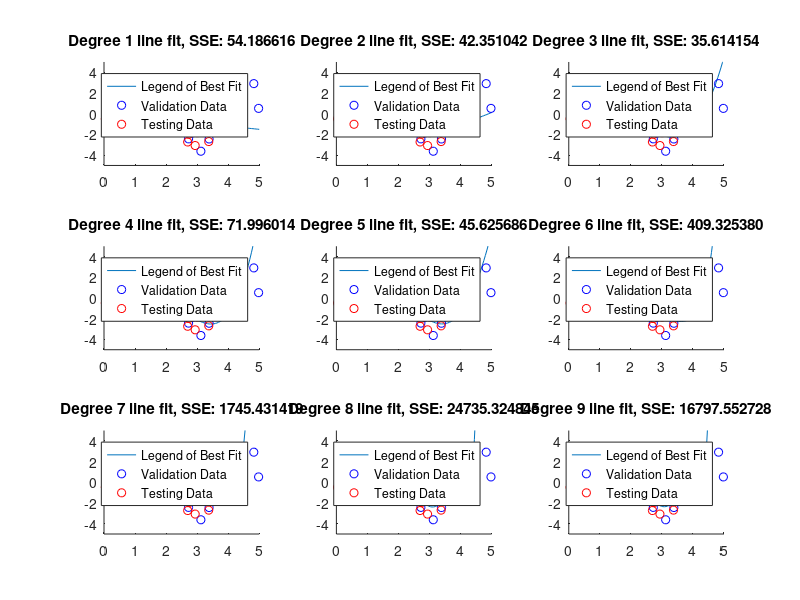
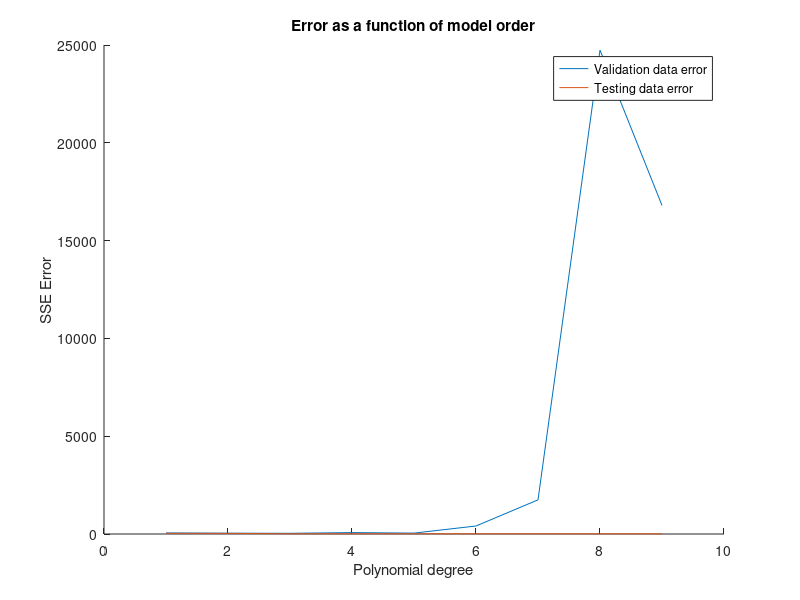

Write MATLAB code to recreate these figures, in order.
% Plot f(x) = 2*sin(1.5x)

x = linspace(0, 5);
y = 2 * sin(1.5 * x);


num = 20;

% Calculate the random readings
err = randn(num, 1);
upper = 5;
lower = 0;

% Testing data
test_x = (upper - lower) .* rand(num, 1) + lower;
test_expected_y = 2 * sin(1.5 * test_x);
test_y = test_expected_y + err;

% Validation data
validation_x = (upper - lower) .* rand(num, 1) + lower;
validation_expected_y = 2 * sin(1.5 * validation_x);
validation_y = validation_expected_y + err;

% Create the first plot
figure;

hold on;
plot(x, y);
scatter(test_x, test_y);
axis([0, 5, -5, 5]);
title('Function and data');
hold off;

SSE_list_validation = zeros(1, 9);
SSE_list_test = zeros(1, 9);

% Do the lines of best fit
for degree = 1:9
   subplot(3, 3, degree);
   
   hold on;
   % Fit to the testing data
   p = polyfit(test_x, test_y, degree);
   % p = polyfit(validation_x, validation_y, degree);
   y = polyval(p, x);
   plot(x, y);
   
   % Calculate the error on the validation data
   r = (validation_y - polyval(p, validation_x)) .^ 2;
   SSE_val = sum(r);
   SSE_list_validation(degree) = SSE_val;

   r2 = (test_y - polyval(p, test_x)) .^ 2;
   SSE_test = sum(r2);
   SSE_list_test(degree) = SSE_test;
   
   scatter(validation_x, validation_y, 'b');
   scatter(test_x, test_y, 'r');
   legend('Legend of Best Fit', 'Validation Data', 'Testing Data');
   axis([0, 5, -5, 5]);
   title(sprintf('Degree %d line fit, SSE: %f', degree, SSE_val));
   hold off;
end

figure;

% Plot the error over polynomial degrees

hold on;

SSE_list_test
SSE_list_validation

plot(1:9, SSE_list_validation);
plot(1:9, SSE_list_test);
title('Error as a function of model order');
xlabel('Polynomial degree');
ylabel('SSE Error');
legend('Validation data error', 'Testing data error');
hold off;
